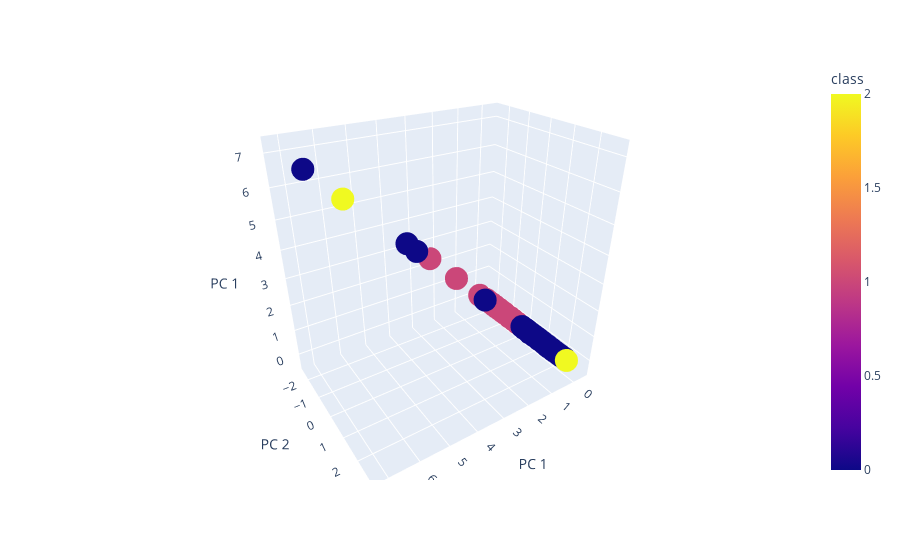

The notebook cell saved with this chart:
### Markdown cell above
### Visualizing Results

#### 3D-Scatter with Clusters

### Code cell
# Create a 3D-Scatter with the PCA data and the clusters
# fig = px.scatter_3d(
#     df_shopping_pca,
#     x="principal component 3",
#     y="principal component 2",
#     z="principal component 1",
#     color="class",
#     symbol="class",
#     width=800,
# )
# fig.update_layout(legend=dict(x=0, y=1))
# fig.show()
fig = px.scatter_3d(
    clustered_df,
    x="PC 1",
    y="PC 2",
    z="PC 1",
    color="Class",
#     symbol="class",
    hover_name="CoinName",
    hover_data=["Algorithm"],
    width=800,
)
fig.update_layout(legend=dict(x=0, y=1))
fig.show()

### Figure 1 — Plotly figure (JSON) as saved in the notebook; plotly's stock layout.template omitted (floating-point values rounded to 4 significant figures; data arrays with more than 128 entries replaced by an {"elided": "..."} marker saying what was removed)
{"data": [{"customdata": {"elided": "637x1 str values"}, "hovertemplate": "<b>%{hovertext}</b><br><br>PC 1=%{z}<br>PC 2=%{y}<br>Algorithm=%{customdata[0]}<br>class=%{marker.color}<extra></extra>", "hovertext": {"elided": "637 str values"}, "legendgroup": "", "marker": {"color": {"elided": "637 int values"}, "coloraxis": "coloraxis", "symbol": "circle"}, "mode": "markers", "name": "", "scene": "scene", "showlegend": false, "type": "scatter3d", "x": {"elided": "637 float values"}, "y": {"elided": "637 float values"}, "z": {"elided": "637 float values"}}], "layout": {"autosize": true, "coloraxis": {"colorbar": {"title": {"text": "class"}}, "colorscale": [[0, "#0d0887"], [0.1111, "#46039f"], [0.2222, "#7201a8"], [0.3333, "#9c179e"], [0.4444, "#bd3786"], [0.5556, "#d8576b"], [0.6667, "#ed7953"], [0.7778, "#fb9f3a"], [0.8889, "#fdca26"], [1, "#f0f921"]]}, "legend": {"tracegroupgap": 0, "x": 0, "y": 1}, "margin": {"t": 60}, "scene": {"aspectmode": "auto", "aspectratio": {"x": 1.129, "y": 0.7851, "z": 1.129}, "camera": {"center": {"x": 0, "y": 0, "z": 0}, "eye": {"x": 1.022, "y": 1.581, "z": 1.07}, "projection": {"type": "perspective"}, "up": {"x": 0, "y": 0, "z": 1}}, "domain": {"x": [0, 1], "y": [0, 1]}, "xaxis": {"title": {"text": "PC 1"}, "type": "linear"}, "yaxis": {"title": {"text": "PC 2"}, "type": "linear"}, "zaxis": {"title": {"text": "PC 1"}, "type": "linear"}}}}
